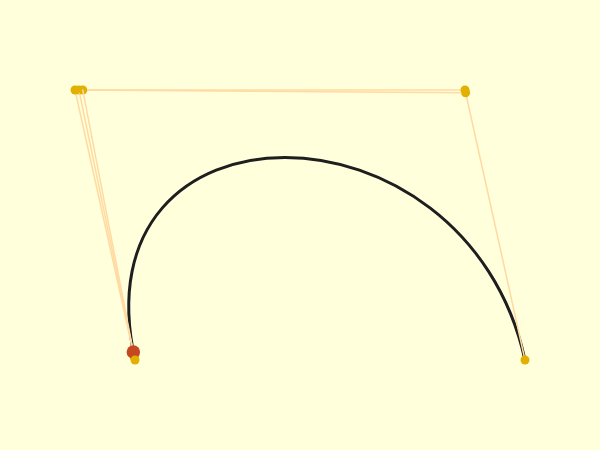
Frame 1 (no input)
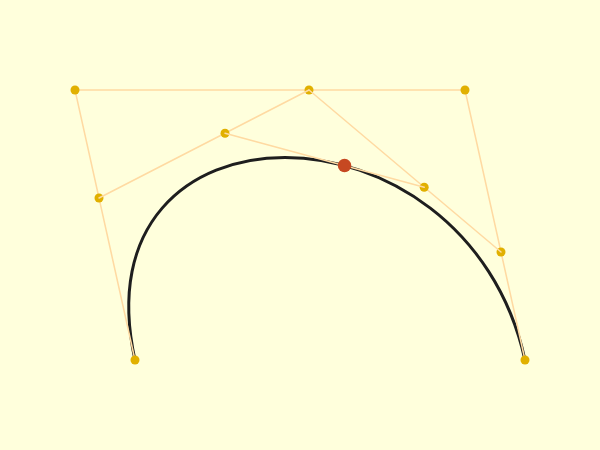
Frame 60 (no input)
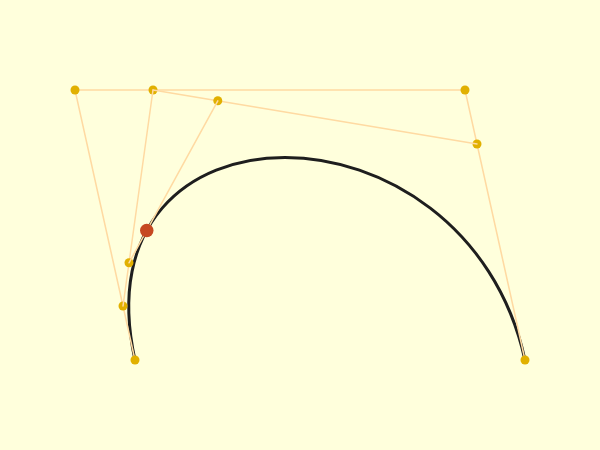
Frame 120 (the mouse pressed at the canvas centre since frame 60)

The p5.js sketch that drew these frames (run headless with seeded random() and noise() and a simulated clock; from frame 60 on, the mouse is pressed at the canvas centre):

// p5.js sketch
// ── sketch.js
// custom shapes --> cubic animation

var vertexAnchor;
var bezierControlPoint1;
var bezierControlPoint2;
var bezierAnchor;
var lineSize;
var dotSize;

function setup() {
  createCanvas(600, 450);
  frameRate(36);

  var w = width * 0.65;
  var h = height * 0.60;
  var shift = width * 0.1;
  var x = (width / 2) - (w / 2) + (shift / 2);
  var y = (height / 2) - (h / 2);

  lineSize = width * 0.005;
  dotSize = width * 0.015;

  vertexAnchor = createVector(x, y + h);
  bezierAnchor = createVector(x + w, y + h);
  bezierControlPoint1 = createVector(x - shift, y);
  bezierControlPoint2 = createVector(x + w - shift, y);
}

function draw() {
  background(255, 255, 220);

  var percent = frameCount % 100 / 100;

  // draw bezier line
  strokeWeight(lineSize);
  stroke(30);
  noFill();
  beginShape();
  vertex(vertexAnchor.x, vertexAnchor.y);
  bezierVertex(bezierControlPoint1.x, bezierControlPoint1.y, bezierControlPoint2.x, bezierControlPoint2.y, bezierAnchor.x, bezierAnchor.y);
  endShape();

  // draw dots in between
  var pointBetween1 = drawDotBetween(vertexAnchor, bezierControlPoint1, percent, '#E1B000', dotSize);
  var pointBetween2 = drawDotBetween(bezierControlPoint1, bezierControlPoint2, percent, '#E1B000', dotSize);
  var pointBetween3 = drawDotBetween(bezierControlPoint2, bezierAnchor, percent, '#E1B000', dotSize);
  var pointBetween4 = drawDotBetween(pointBetween1, pointBetween2, percent, '#E1B000', dotSize);
  var pointBetween5 = drawDotBetween(pointBetween2, pointBetween3, percent, '#E1B000', dotSize);
  var pointBetween6 = drawDotBetween(pointBetween4, pointBetween5, percent, '#C64821', dotSize * 1.5);

  // draw anchor point
  noStroke();
  fill('#E1B000');
  ellipse(vertexAnchor.x, vertexAnchor.y, dotSize, dotSize);
  ellipse(bezierAnchor.x, bezierAnchor.y, dotSize, dotSize);

  // draw control point
  noStroke();
  fill('#E1B000');
  ellipse(bezierControlPoint1.x, bezierControlPoint1.y, dotSize, dotSize);
  ellipse(bezierControlPoint2.x, bezierControlPoint2.y, dotSize, dotSize);
}

function drawDotBetween(start, stop, percent, col, s) {
  var pointBetween = p5.Vector.lerp(start, stop, percent);

  // draw line
  stroke('#FFDAA2');
  strokeWeight(lineSize / 2);
  line(start.x, start.y, stop.x, stop.y);

  // draw dot
  noStroke();
  fill(col);
  ellipse(pointBetween.x, pointBetween.y, s, s);
  return pointBetween;
}
